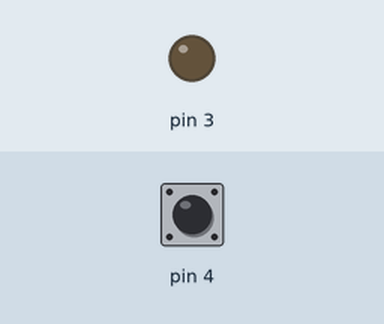
This sketch was run on a simulated Arduino Uno, built with avr-gcc and run on an emulated ATmega328P. Shown: output pins drawn as LEDs (lit = HIGH). Inputs (shaded band) come from the test bench; at power-on: pin 4 HIGH.

Above: at 1.2 s.
1.3 s: pin 4 pulled LOW for 0.15 s
At 1.37 s:
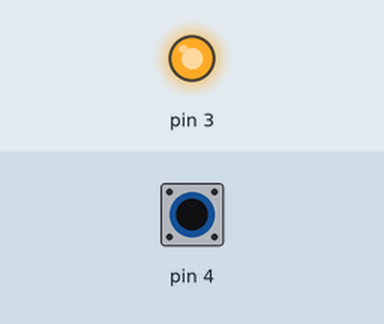
2.9 s: pin 4 pulled LOW for 3.2 s
At 6.4 s:
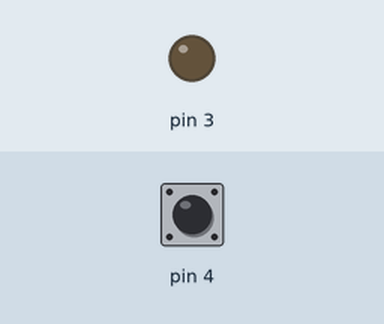
Timing chart, 0 to 7.9 s (numbered marks = the images above; inputs shaded):
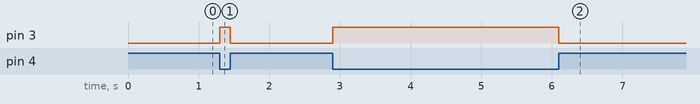

Measured:
- after the input at 1.3 s, pin 3: LOW → HIGH at once, → LOW 0.15 s later
- after the input at 2.9 s, pin 3: LOW → HIGH at once, → LOW 3.2 s later

The sketch:

PullUP_DOWN.ino
```cpp
void setup() {
  // put your setup code here, to run once:
  DDRD &= ~(1 << PD4);//~(1 << PD4)=11101111なので、第4ビットだけ0にして他は触らない
  PORTD|= (1 << PD4);
  DDRD |= 1 << PD3;//00001000なので、第3ビットだけ1にして他は触らない
  Serial.begin(9600);
}

void loop() {
  // put your main code here, to run repeatedly:
  /*
  Dグループのピンを読み込んだ結果はPINDに書かれる。
  フォーマットはnピンが読み込みに設定されていてHIGH(5V)なら第nビットを1にし、そのほかの場合には0にする。
  このスケッチではPINDの第4ビットを取り出したいので、1<<PD4=00010000と論理積を取る
  */
  if(!(PIND & (1 << PD4))){
    PORTD |= 1 << PD3;
  }else{
    PORTD &= ~(1 << PD3);
  }
}
```
